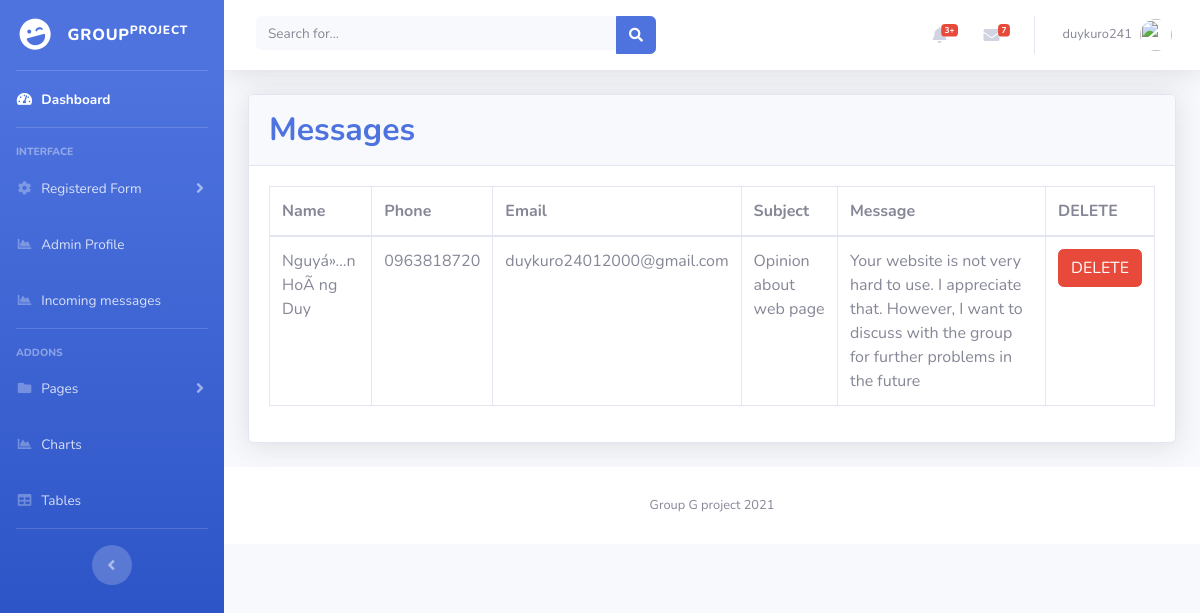
The page /admin/contact_message.php (signed in) on the database its author committed.
### tables this page shows
CREATE TABLE IF NOT EXISTS `contact` (
  `id` int(11) NOT NULL AUTO_INCREMENT,
  `name` varchar(255) NOT NULL,
  `phone` varchar(255) NOT NULL,
  `email` varchar(255) NOT NULL,
  `subject` varchar(255) NOT NULL,
  `message` varchar(1000) NOT NULL,
  PRIMARY KEY (`id`)
);

### admin/contact_message.php (the view, shortened to what this page needs)
<?php
include('includes/header.php');
include('includes/navbar.php');
?>
<div class="container-fluid">
<div class="card shadow mb-4">
  <div class="card-header py-3">
    <h2 class="m-0 font-weight-bold text-primary">Messages</h2>
  </div>
  <div class="card-body">
    <div class="table-responsive">
    <?php
    $connect = new mysqli("localhost","root","","simple_web");
    $query = "SELECT * FROM contact";
    $query_run = mysqli_query($connect,$query);
     ?>
      <table class="table table-bordered" id="dataTable" width="100%" cellspacing="0">
        <thead>
          <tr>
            <th>Name</th>
            <th>Phone</th>
            <th>Email</th>
            <th>Subject</th>
            <th>Message</th>
            <th>DELETE</th>
          </tr>
        </thead>
        <tbody>
          <?php
          if (mysqli_num_rows($query_run) > 0) {
            while($row = mysqli_fetch_assoc($query_run)){
              ?>
              <tr>
                <td><?php echo $row['name']; ?></td>
                <td><?php echo $row['phone']; ?></td>
                <td><?php echo $row['email']; ?></td>
                <td><?php echo $row['subject']; ?></td>
                <td><?php echo $row['message']; ?></td>
                <td>
                  <form action="code.php" method="POST">
                    <button type="submit" name="contact_delete" class="btn btn-danger"> DELETE</button>
                  </form>
                </td>
              </tr>
              <?php
            }
          }
          else {
            echo "No record found";
          }
          ?>
        </tbody>
      </table>
    </div>
  </div>
</div>
</div>
<?php
include('includes/footer.php');
?>

### admin/includes/header.php (shortened to what this page needs)
<!DOCTYPE html>
<html lang="en">
<head>
  <link href="vendor/fontawesome-free/css/all.min.css" rel="stylesheet" type="text/css">
  <link href="css/sb-admin-2.min.css" rel="stylesheet">
</head>
<body id="page-top">
  <div id="wrapper">

### admin/includes/navbar.php (shortened to what this page needs)
   <ul class="navbar-nav bg-gradient-primary sidebar sidebar-dark accordion" id="accordionSidebar">
<a class="sidebar-brand d-flex align-items-center justify-content-center" href="index.php">
  <div class="sidebar-brand-icon rotate-n-15">
    <i class="fas fa-laugh-wink"></i>
  </div>
  <div class="sidebar-brand-text mx-3">GROUP<sup>PROJECT</sup></div>
</a>
<hr class="sidebar-divider my-0">
<li class="nav-item active">
  <a class="nav-link" href="index.php">
    <i class="fas fa-fw fa-tachometer-alt"></i>
    <span>Dashboard</span></a>
</li>
<hr class="sidebar-divider">
<div class="sidebar-heading">
  Interface
</div>
<li class="nav-item">
  <a class="nav-link collapsed" href="#" data-toggle="collapse" data-target="#collapseTwo" aria-expanded="true" aria-controls="collapseTwo">
    <i class="fas fa-fw fa-cog"></i>
    <span>Registered Form</span>
  </a>
</li>
<li class="nav-item">
  <a class="nav-link" href="register.php">
    <i class="fas fa-fw fa-chart-area"></i>
    <span>Admin Profile</span></a>
</li>
<li class="nav-item">
  <a class="nav-link" href="contact_message.php">
    <i class="fas fa-fw fa-chart-area"></i>
    <span>Incoming messages</span></a>
</li>
<hr class="sidebar-divider">
<div class="sidebar-heading">
  Addons
</div>
<li class="nav-item">
  <a class="nav-link collapsed" href="#" data-toggle="collapse" data-target="#collapsePages" aria-expanded="true" aria-controls="collapsePages">
    <i class="fas fa-fw fa-folder"></i>
    <span>Pages</span>
  </a>
</li>
<li class="nav-item">
  <a class="nav-link" href="charts.html">
    <i class="fas fa-fw fa-chart-area"></i>
    <span>Charts</span></a>
</li>
<li class="nav-item">
  <a class="nav-link" href="tables.html">
    <i class="fas fa-fw fa-table"></i>
    <span>Tables</span></a>
</li>
<hr class="sidebar-divider d-none d-md-block">
<div class="text-center d-none d-md-inline">
  <button class="rounded-circle border-0" id="sidebarToggle"></button>
</div>
</ul>
    <div id="content-wrapper" class="d-flex flex-column">
      <div id="content">
        <nav class="navbar navbar-expand navbar-light bg-white topbar mb-4 static-top shadow">
          <form class="d-none d-sm-inline-block form-inline mr-auto ml-md-3 my-2 my-md-0 mw-100 navbar-search">
            <div class="input-group">
              <input type="text" class="form-control bg-light border-0 small" placeholder="Search for..." aria-label="Search" aria-describedby="basic-addon2">
              <div class="input-group-append">
                <button class="btn btn-primary" type="button">
                  <i class="fas fa-search fa-sm"></i>
                </button>
              </div>
            </div>
          </form>
          <ul class="navbar-nav ml-auto">
            <li class="nav-item dropdown no-arrow mx-1">
              <a class="nav-link dropdown-toggle" href="#" id="alertsDropdown" role="button" data-toggle="dropdown" aria-haspopup="true" aria-expanded="false">
                <i class="fas fa-bell fa-fw"></i>
                <span class="badge badge-danger badge-counter">3+</span>
              </a>
            </li>
            <li class="nav-item dropdown no-arrow mx-1">
              <a class="nav-link dropdown-toggle" href="#" id="messagesDropdown" role="button" data-toggle="dropdown" aria-haspopup="true" aria-expanded="false">
                <i class="fas fa-envelope fa-fw"></i>
                <span class="badge badge-danger badge-counter">7</span>
              </a>
            </li>
            <li class="nav-item dropdown no-arrow">
              <a class="nav-link dropdown-toggle" href="#" id="userDropdown" role="button" data-toggle="dropdown" aria-haspopup="true" aria-expanded="false">
                <span class="mr-2 d-none d-lg-inline text-gray-600 small">
               <?php echo $_SESSION['username'] ?>
                </span>
                <img class="img-profile rounded-circle" src="https://source.unsplash.com/QAB-WJcbgJk/60x60">
              </a>
            </li>
          </ul>
        </nav>

### admin/includes/footer.php
      <footer class="sticky-footer bg-white">
        <div class="container my-auto">
          <div class="copyright text-center my-auto">
            <span>Group G project 2021</span>
          </div>
        </div>
      </footer>
      </div>
      </div>
    </div>
</body>
</html>

### rows shown on the page
contact: name "Nguyá»…n HoÃ ng Duy", phone "0963818720", email "duykuro24012000@gmail.com", subject "Opinion about web page", message "Your website is not very hard to use. I appreciate that. However, I want to discuss with the group for further problems in the future"

### other values the page prints
$_SESSION['username'] "duykuro241"
